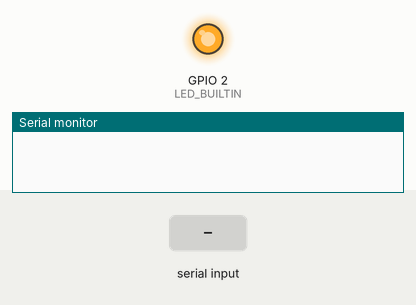
A sketch run on a simulated ESP32. Parts: output pins drawn as LEDs (lit = HIGH), the last lines printed to the serial monitor. The inputs (shaded band) are chosen by the test bench.

Above: at 1.2 s.
1.3 s: "START\n" received over the second serial link
At 2.5 s:
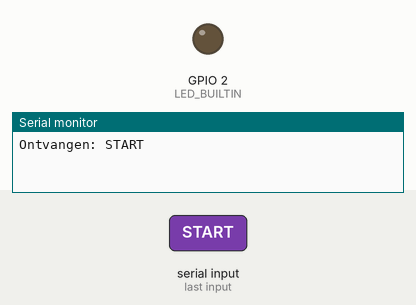
2.8 s: "1\n" received over the second serial link
Timing chart, 0 to 5.8 s (numbered marks = the images above; inputs shaded):
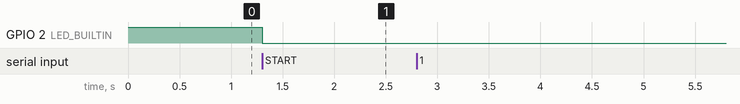

Measured:
- after the input at 1.3 s, GPIO 2 (LED_BUILTIN): HIGH → LOW at once

The sketch:

esp_cam_arduino_code.ino
```cpp
void setup() {
  Serial.begin(115200);                        // USB, voor de seriële monitor
  Serial1.begin(115200, SERIAL_8N1, 44, 43);   // RX = GPIO44 (D7), TX = GPIO43 (D6)
  pinMode(LED_BUILTIN, OUTPUT);
  digitalWrite(LED_BUILTIN, HIGH);             // LED uit (actief laag)
}

void loop() {
  if (Serial1.available()) {
    String cmd = Serial1.readStringUntil('\n');
    cmd.trim();
    Serial.print("Ontvangen: ");
    Serial.println(cmd);
    if (cmd == "START") {
      digitalWrite(LED_BUILTIN, LOW);          // LED aan
      Serial1.print("ACK\n");
    }
  }
}
```
